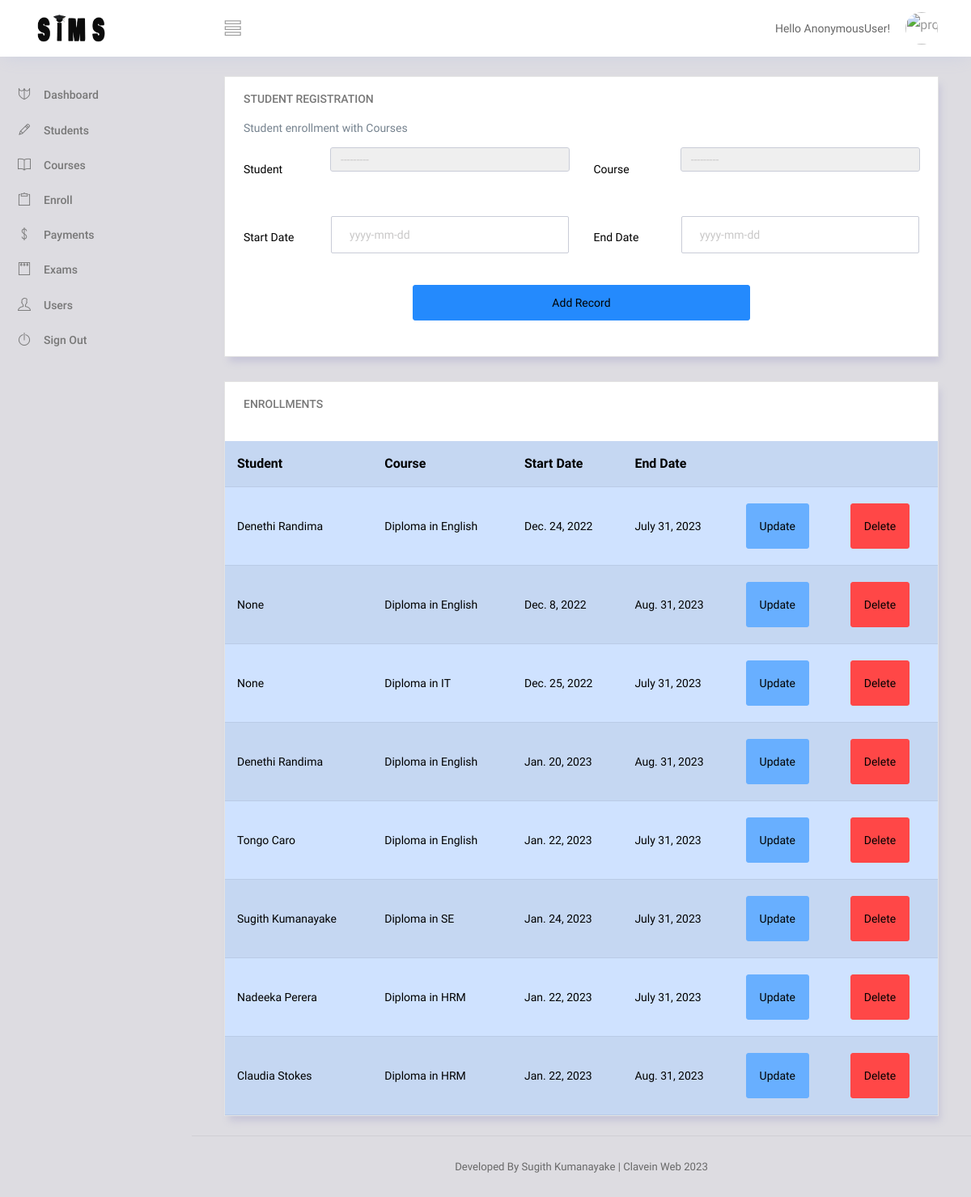
The app's page /enroll/, older data.
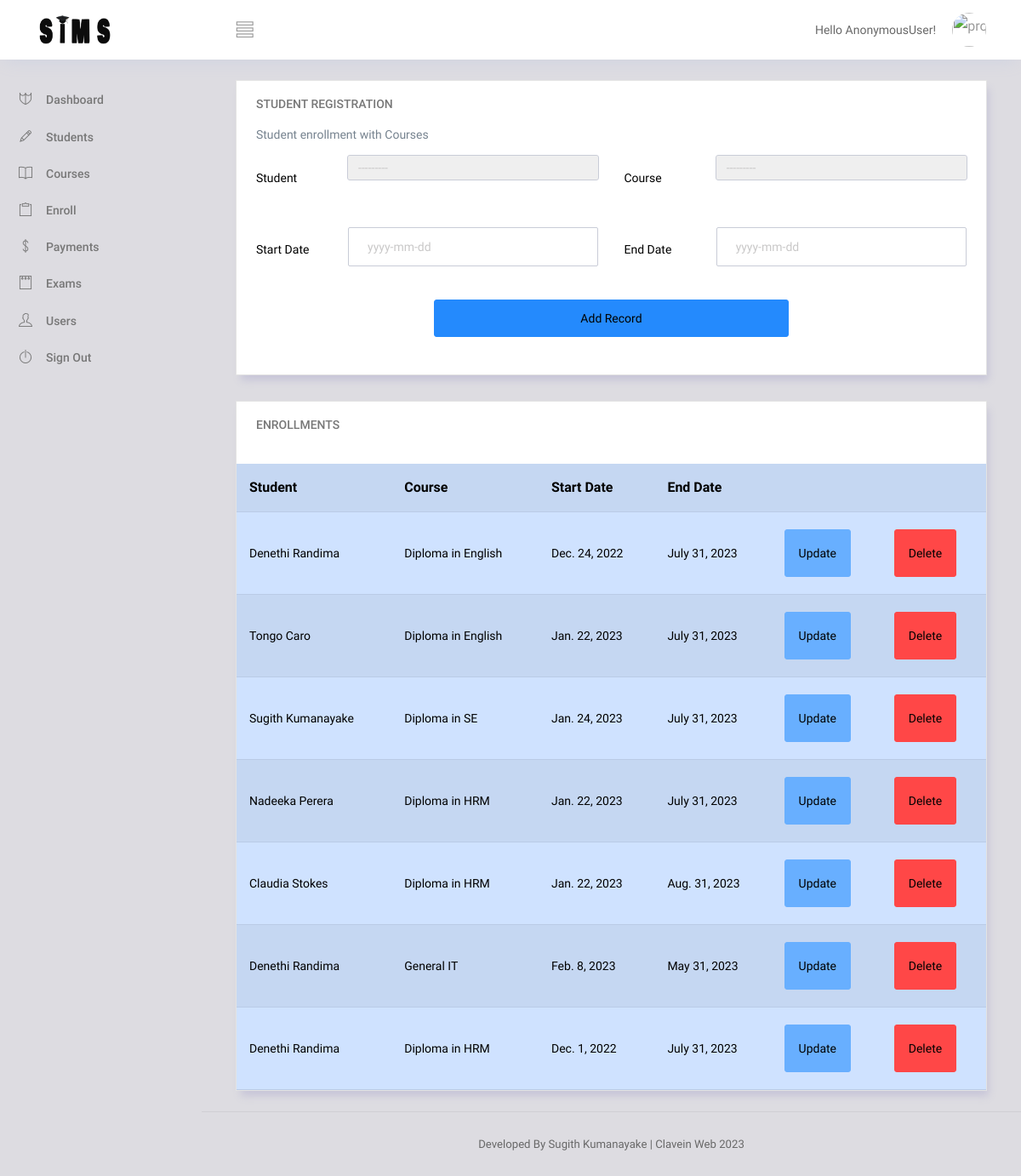
The same page, newer data.
### sims_app/models.py (models this page shows)
class Enroll(models.Model):
    student = models.ForeignKey(Student, null=True, on_delete= models.CASCADE)
    course = models.ForeignKey(Course, null=True, on_delete= models.CASCADE)
    start_date = models.DateField(null=True)
    end_date = models.DateField(null=True)

class Student(models.Model):
    gender_lookup = (('Male','Male'),('Female','Female'))
    sid = models.CharField(primary_key = True, max_length=10)
    fname = models.CharField(max_length=100, null=True)
    lname = models.CharField(max_length=100, null=True)
    bdate = models.DateField(null=True)
    gender = models.CharField(max_length=10, null=True, choices=gender_lookup)
    mobile = models.CharField(max_length=10, null=True)
    other_phone = models.CharField(max_length=10, null=True, blank=True)
    email = models.CharField(max_length=50, null=True)
    address = models.CharField(max_length=100, null=True)
    profile_pic = models.ImageField(null=True, blank=True)
    def __str__(self):
        return self.fname + " " + self.lname

class Course(models.Model):
    ctype_lookup = (('Weekday','Weekday'),('Weekend','Weekend'))
    medium_lookup = (('Sinhala','Sinhala'),('English','English'),('Tamil','Tamil'))
    cid = models.CharField(primary_key = True, max_length=10)
    cname = models.CharField(max_length=50, null=True)
    duration = models.IntegerField(null=True)
    ctype = models.CharField(max_length=10, null=True, choices=ctype_lookup)
    fee = models.IntegerField(null=True)
    medium = models.CharField(max_length=50, null=True, choices=medium_lookup)
    def __str__(self):
        return self.cname

### sims_app/views.py (the view)
# urls.py: path('enroll/', create_enroll_page, name='enroll'),
def create_enroll_page(request):
    enroll_records = Enroll.objects.all()
    form = CreateEnrollForm()
    if request.method == "POST":
        form = CreateEnrollForm(request.POST)
        if form.is_valid():
            form.save()
            return redirect('enroll')
    context = {'form':form, 'enroll_records':enroll_records}
    return render(request,'sims_app/enroll.html',context)

### sims_app/forms.py
class CreateEnrollForm(ModelForm):
    class Meta:
        model = Enroll
        fields = '__all__'
        widgets = {
            'student': forms.Select(attrs={'class': 'form-control'}),
            'course': forms.Select(attrs={'class': 'form-control'}),
            'start_date': forms.DateInput(attrs={'class': 'form-control', 'placeholder': 'yyyy-mm-dd'}),
            'end_date': forms.DateInput(attrs={'class': 'form-control', 'placeholder': 'yyyy-mm-dd'}),
            }

### sims_app/templates/sims_app/enroll.html (shortened to what this page needs)
{% extends 'sims_app/base.html' %}
{% load static %}
{% block  content %}
<div class="main-panel">
  <div class="content-wrapper">
    <div class="row">
      <div class="col-12 grid-margin stretch-card">
        <div class="card">
          <div class="card-body">
            <h4 class="card-title">Student Registration</h4>
            <form class="form-sample" method="POST">
              <p class="card-description" >
                Student enrollment with Courses
              </p>
              <div class="row">
                <div class="col-md-6">
                    <div class="form-group row">
                      <label class="col-sm-3 col-form-label">Student</label>
                      <div class="col-sm-9">
                        {{form.student}}
                      </div>
                    </div>
                  </div>
                  <div class="col-md-6">
                    <div class="form-group row">
                      <label class="col-sm-3 col-form-label">Course</label>
                      <div class="col-sm-9">
                        {{form.course}}
                      </div>
                    </div>
                  </div>
                </div>
              <div class="row">
                <div class="col-md-6">
                  <div class="form-group row">
                    <label class="col-sm-3 col-form-label">Start Date</label>
                    <div class="col-sm-9">
                      {{form.start_date}}
                    </div>
                  </div>
                </div>
                <div class="col-md-6">
                  <div class="form-group row">
                    <label class="col-sm-3 col-form-label">End Date</label>
                    <div class="col-sm-9">
                      {{form.end_date}}
                    </div>
                  </div>
                </div>
              </div>
              <div class="d-grid gap-2 col-6 mx-auto">
                <button type="submit" class="btn btn-primary mb-2">Add Record</button>
              </div>
            </form>
          </div>
        </div>
      </div>
      <div class="col-md-12">
        <div class="card">
          <div class="col-md-12">
            <div class="card-body">
              <h5 class="card-title"> Enrollments </h5>
            </div>
            <div class="table-responsive ">
            <table class="table table-primary table-striped">
                <tr>
                        <th> Student</th>
                        <th> Course </th>
                        <th> Start Date </th>
                        <th> End Date </th>
                        <th></th>
                        <th></th>
                </tr>
                {% for i in enroll_records %}
                <tr>
                    <td> {{i.student}} </td>
                    <td> {{i.course}} </td>
                    <td> {{i.start_date}} </td>
                    <td> {{i.end_date}} </td>
                    <td> <a class="btn btn-sm btn-info" href="{% url 'update_enroll' i.id %}"> Update </a> </td>
                    <td> <a class="btn btn-sm btn-danger" href="{% url 'delete_enroll' i.id %}"> Delete </a> </td>
                </tr>
                {% endfor %}
            </table>
          </div>
        </div>
      </div>
    </div>
  </div>
</div>
{% endblock  %}

### sims_app/templates/sims_app/base.html (shortened to what this page needs)
{% load static %}
{% load compress %}
<html lang="en">
<head>
    <link rel="stylesheet" href="{% static 'sims_app/css/style.css' %}">
    <link rel="stylesheet" href="{% static 'sims_app/css/themify-icons.css' %}">
    <link rel="stylesheet" href="{% static 'sims_app/css/vendor.bundle.base.css' %}">
    {% compress css %}
        <link type="text/x-scss" href="{% static 'style.scss' %}" rel="stylesheet" media="screen">
    {% endcompress %}
</head>
<body>
    <div class="container-scroller">
        {% include 'sims_app/navbar.html' %}
        <div class="container-fluid page-body-wrapper">
            {% include 'sims_app/sidebar.html' %}
            {% block content %}
            {% endblock content %}
            <footer class="footer">
                <div class="d-sm-flex justify-content-center">
                  <span class="text-muted text-center text-sm-left d-block d-sm-inline-block">Developed By Sugith Kumanayake | Clavein Web 2023 </span>
                </div>
              </footer>
        </div>
    </div>
</body>
</html>

### sims_app/templates/sims_app/navbar.html (shortened to what this page needs)
{% load static %}
<nav class="navbar col-lg-12 col-12 p-0 fixed-top d-flex flex-row">
  <div class="text-center navbar-brand-wrapper d-flex align-items-center justify-content-center">
    <a class="navbar-brand brand-logo me-5" href="{% url 'dashboard' %}"><img src="{% static 'sims_app/images/dashlogo.png'%}" class="me-2" alt="logo"/></a>
  </div>
  <div class="navbar-menu-wrapper d-flex align-items-center justify-content-end">
    <button class="navbar-toggler navbar-toggler align-self-center" type="button" data-toggle="minimize">
      <span class="ti-view-list"></span>
    </button>
    <ul class="navbar-nav navbar-nav-right">
      <li class="nav-item">
        <p class="font-weight-light small-text mb-0 text-muted">
          Hello {{request.user}}!
        </p>
      </li>
      <li class="nav-item nav-profile dropdown">
        <a class="nav-link dropdown-toggle" href="#" data-bs-toggle="dropdown" id="profileDropdown">
          <img src="{% static 'sims_app/images/profile1.png'%}" alt="profile"/>
        </a>
      </li>
    </ul>
</div>
</nav>

### sims_app/templates/sims_app/sidebar.html (shortened to what this page needs)
{% load static %}
<nav class="sidebar sidebar-offcanvas" id="sidebar">
    <ul class="nav">
      <li class="nav-item">
        <a class="nav-link" href="{% url 'dashboard' %}">
          <i class="ti-shield menu-icon"></i>
          <span class="menu-title">Dashboard</span>
        </a>
      </li>
      <li class="nav-item">
        <a class="nav-link" href="{% url 'student' %}">
          <i class="ti-pencil menu-icon"></i>
          <span class="menu-title">Students</span>
        </a>
      </li>
      <li class="nav-item">
        <a class="nav-link" href="{% url 'course' %}">
          <i class="ti-book menu-icon"></i>
          <span class="menu-title">Courses</span>
        </a>
      </li>
      <li class="nav-item">
        <a class="nav-link" href="{% url 'enroll' %}">
          <i class="ti-clipboard menu-icon"></i>
          <span class="menu-title">Enroll</span>
        </a>
      </li>
      <li class="nav-item">
        <a class="nav-link" href="{% url 'payment' %}">
          <i class="ti-money menu-icon"></i>
          <span class="menu-title">Payments</span>
        </a>
      </li>
      <li class="nav-item">
        <a class="nav-link" href="{% url 'exam' %}">
          <i class="ti-notepad menu-icon"></i>
          <span class="menu-title">Exams</span>
        </a>
      </li>
      <li class="nav-item">
        <a class="nav-link" href="{% url 'users' %}">
          <i class="ti-user menu-icon"></i>
          <span class="menu-title">Users</span>
        </a>
      </li>
      <li class="nav-item">
        <a class="nav-link" href="{% url 'logout' %}">
          <i class="ti-power-off menu-icon"></i>
          <span class="menu-title">Sign Out</span>
        </a>
      </li>
    </ul>
  </nav>

Row changes from the older to the newer data that the page shows:
removed Enroll: student "None", course "Diploma in English", start_date "Dec. 8, 2022", end_date "Aug. 31, 2023"
removed Enroll: student "None", course "Diploma in IT", start_date "Dec. 25, 2022", end_date "July 31, 2023"
removed Enroll: student "Denethi Randima", course "Diploma in English", start_date "Jan. 20, 2023", end_date "Aug. 31, 2023"
added Enroll: student "Denethi Randima", course "General IT", start_date "Feb. 8, 2023", end_date "May 31, 2023"
added Enroll: student "Denethi Randima", course "Diploma in HRM", start_date "Dec. 1, 2022", end_date "July 31, 2023"
